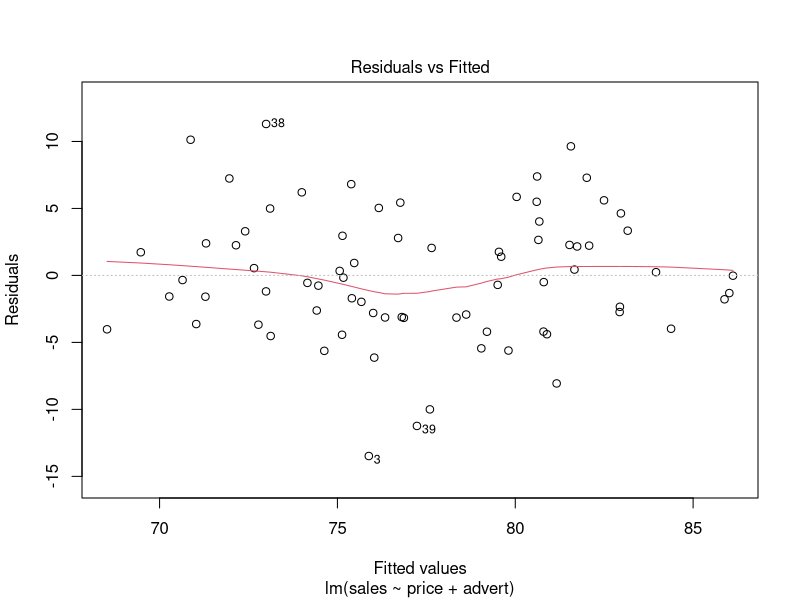
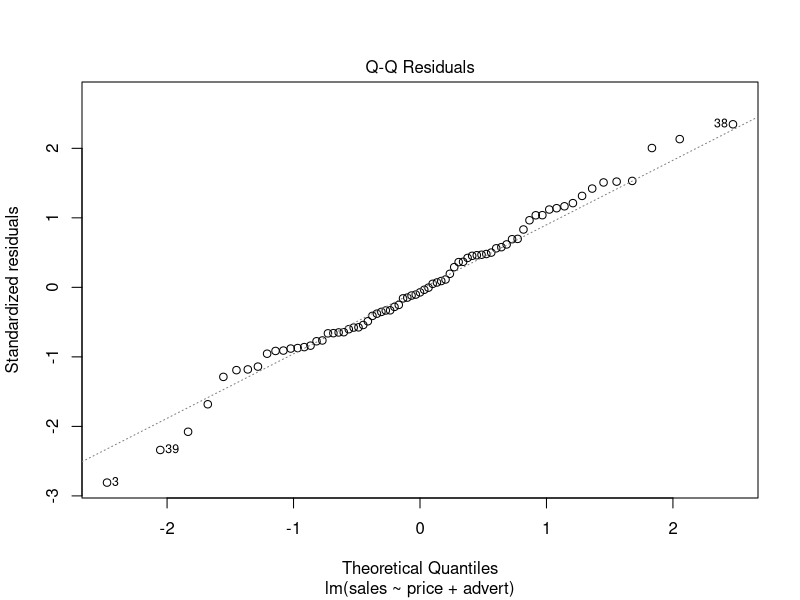
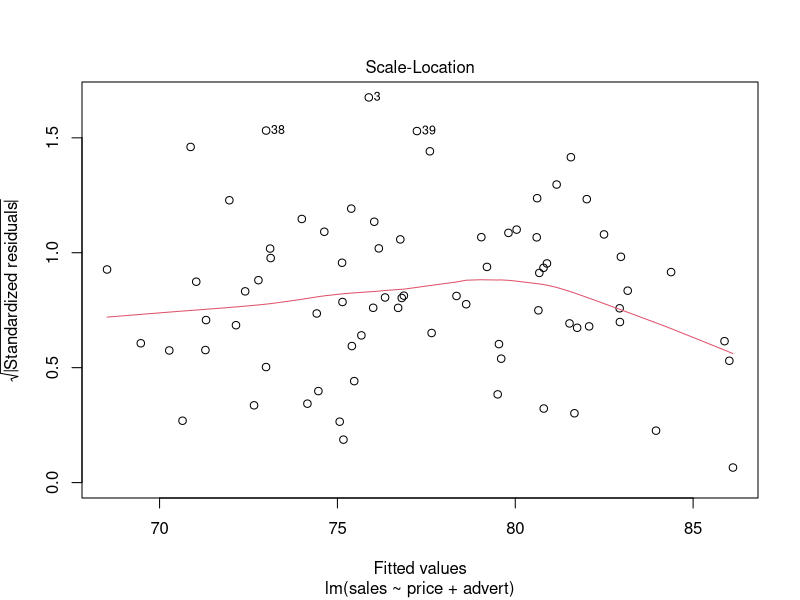
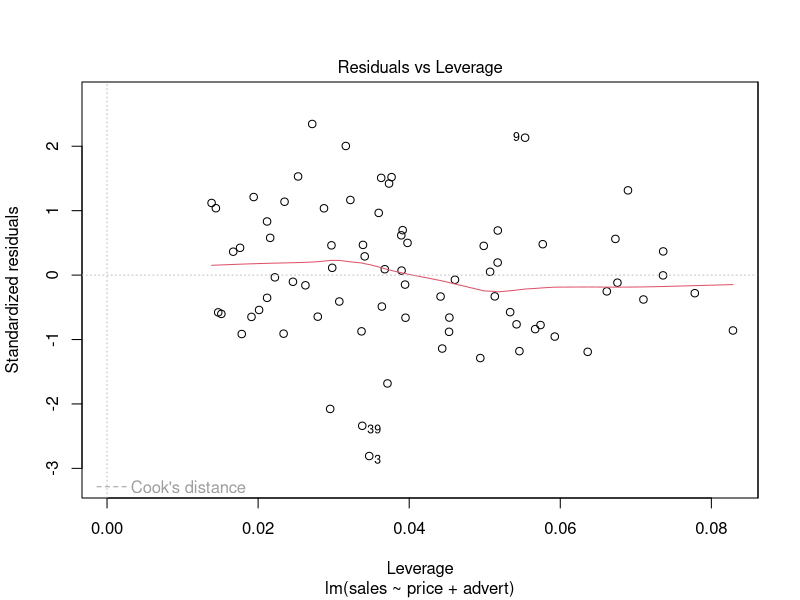
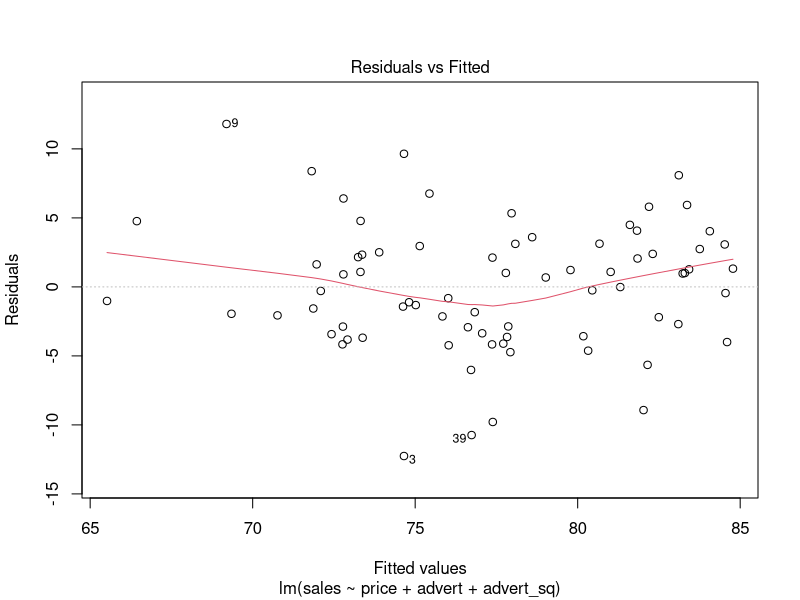
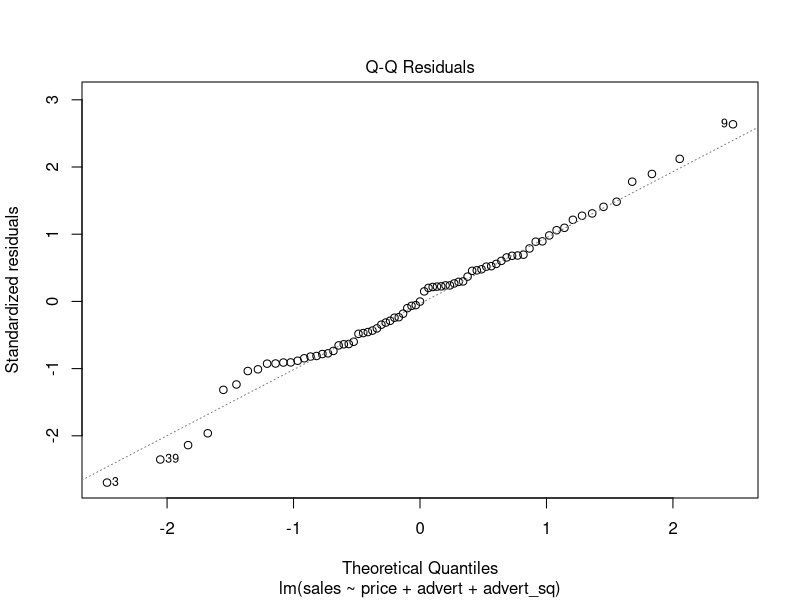
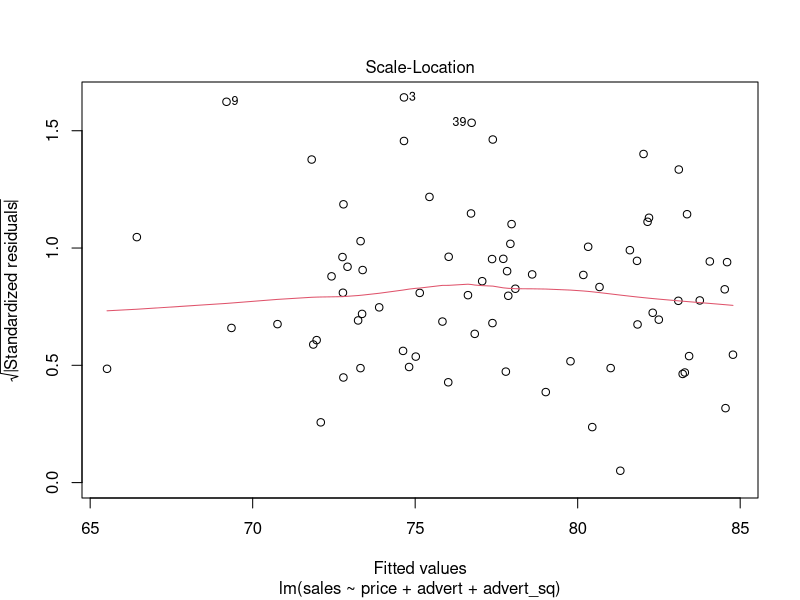
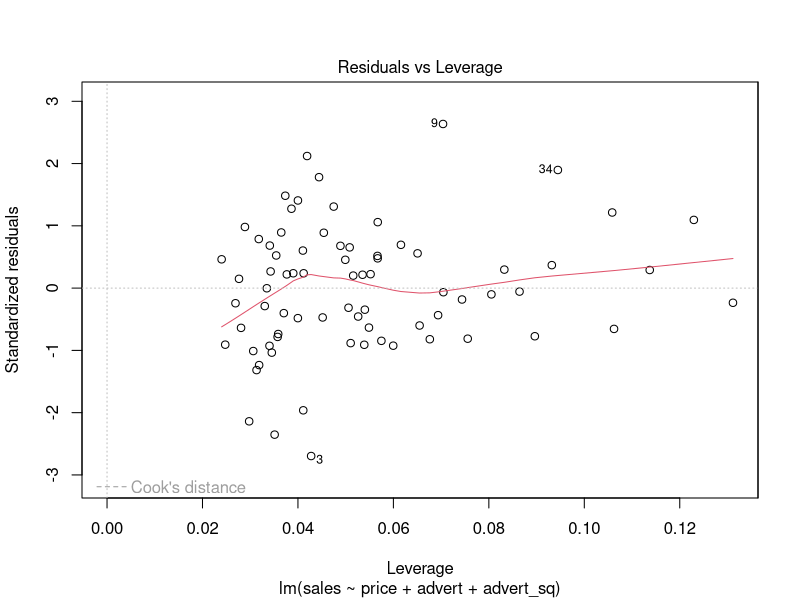

The R source for these figures, in order:
# Script Homework_2
# due 12/05/2022
# Iby 11701349
# Pacher 12026049


library("tidyverse")

library(haven)
andy <- read_dta("andy.dta")
view(andy)


# 2 a)
# Regression model: x1 = price, x2 = advertising
andy_lm <- lm(sales ~ price + advert, data = andy)
summary(andy_lm)

plot(andy_lm)

# advertising^2
advert_sq <- andy$advert^2
advert_sq
andy$advert

# Regression model: x1 = price, x2 = advertising, x3 = advertising^2
andy_lm_ads_sq <- lm(sales ~ price + advert + advert_sq, data = andy)
summary(andy_lm_ads_sq)

plot(andy_lm_ads_sq)

cor(andy$price,andy$advert)
cor(andy$price,advert_sq)
cor(andy$advert,advert_sq)

# The coefficients for price hardly differ from the two models as advertising and advertising squared hardly effect price.
# The coefficients for advertising differ a lot between the two models as advertising and advertising squared are highly correlated.
